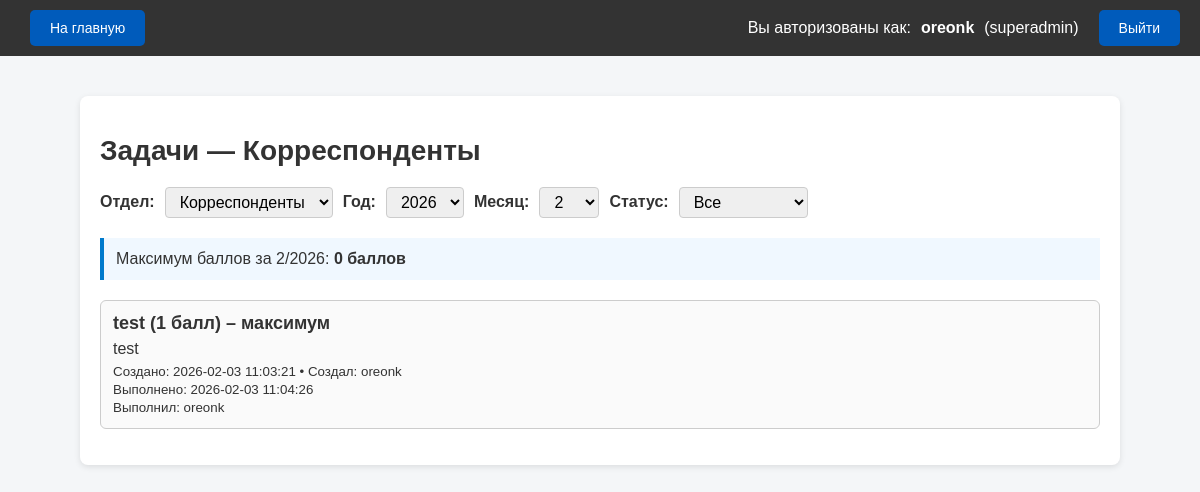
The app's page /tasks (signed in) with its own data.
### tables this page shows
CREATE TABLE users (
            id INTEGER PRIMARY KEY AUTOINCREMENT,
            username TEXT NOT NULL,
            token TEXT UNIQUE NOT NULL,
            department TEXT NOT NULL,
            password_hash TEXT NOT NULL,
            role TEXT NOT NULL DEFAULT 'user'
        );

CREATE TABLE tasks (
        id INTEGER PRIMARY KEY AUTOINCREMENT,
        title TEXT NOT NULL,
        description TEXT,
        points INTEGER NOT NULL DEFAULT 0,
        department TEXT NOT NULL,
        assigned_by INTEGER NOT NULL,
        created_at TEXT NOT NULL,
        taken_by INTEGER,
        taken_at TEXT,
        completed_at TEXT,
        adjust_comment TEXT,
        FOREIGN KEY (assigned_by) REFERENCES users (id),
        FOREIGN KEY (taken_by) REFERENCES users (id)
        );

### main.py (the view)
@app.get("/tasks", response_class=HTMLResponse)
def list_tasks(
    request: Request,
    user=Depends(get_current_user),
    department: Optional[str] = None,
    year: Optional[int] = None,
    month: Optional[int] = None,
    status: Optional[str] = None
):
    conn = sqlite3.connect(DB_PATH)
    c = conn.cursor()
    departments = []
    if user["role"] == "superadmin":
        c.execute("SELECT DISTINCT department FROM users ORDER BY department")
        departments = [r[0] for r in c.fetchall()]
        if department not in departments:
            department = departments[0] if departments else None
    else:
        department = user["department"]
    now = datetime.now()
    year = year or now.year
    month = month or now.month
    ym = f"{year:04d}-{month:02d}"
    query = """
        SELECT t.id, t.title, t.description, t.points, t.adjust_comment,
               t.created_at, t.taken_by, t.taken_at, t.completed_at,
               creator.username as creator_username,
               taker.username   as taken_by_username
        FROM tasks t
        JOIN users creator ON t.assigned_by = creator.id
        LEFT JOIN users taker ON t.taken_by = taker.id
        WHERE t.department = ?
          AND strftime('%Y-%m', t.created_at) = ?
    """
    params = [department, ym]
    if user["role"] == "user":
        if not status:
            query += " AND (t.taken_by IS NULL OR t.taken_by = ?)"
            params.append(user["id"])
    if status == "free":
        query += " AND t.taken_by IS NULL"
    elif status == "taken":
        query += " AND t.taken_by = ?"
        params.append(user["id"])
    elif status == "reviewed":
        query += " AND t.taken_by = ? AND t.adjust_comment IS NOT NULL"
        params.append(user["id"])
    query += " ORDER BY t.created_at DESC"
    c.execute(query, params)
    tasks = []
    for r in c.fetchall():
        tasks.append({
            "id": r[0], "title": r[1], "description": r[2],
            "points": r[3], "adjust_comment": r[4],
            "created_at": r[5], "taken_by": r[6],
            "taken_at": r[7], "completed_at": r[8],
            "creator_username": r[9], "taken_by_username": r[10]
        })
    conn.close()
    total_points = sum(t["points"] for t in tasks
                       if t["adjust_comment"] and t["completed_at"]
                       and t["completed_at"].startswith(f"{year:04d}-{month:02d}"))
    plural_points = pluralize_points(total_points)
    return templates.TemplateResponse("tasks.html", {
        "request": request,
        "user": user,
        "departments": departments,
        "selected_department": department,
        "year": year, "month": month, "status": status,
        "tasks": tasks,
        "total_points": total_points,
        "plural_points": plural_points,
        "pluralize_points": pluralize_points
    })

### templates/tasks.html (shortened to what this page needs)
<!DOCTYPE html>
<html lang="ru">
	<head>
		<link rel="stylesheet" href="/static/style.css">
	</head>
	<body>
		<div class="top-bar">
			<div class="top-bar-left">
				<a href="/" class="btn">На главную</a>
			</div>
			<div class="top-bar-right">
				Вы авторизованы как: <strong>{{ user.username }}</strong> ({{ user.role }})
				<a href="/logout" class="btn">Выйти</a>
			</div>
		</div>
		<div class="container">
			<h1>Задачи — {{ selected_department }}</h1>
			<form method="get" class="form-inline">
				{% if user.role == "superadmin" %}
					<label for="department">Отдел:</label>
					<select id="department" name="department" onchange="this.form.submit()">
						{% for d in departments %}
							<option value="{{ d }}" {% if selected_department == d %}selected{% endif %}>{{ d }}</option>
						{% endfor %}
					</select>
				{% endif %}
				<label for="year">Год:</label>
				<select id="year" name="year" onchange="this.form.submit()">
					{% for y in range(2023, 2031) %}
						<option value="{{ y }}" {% if year == y %}selected{% endif %}>{{ y }}</option>
					{% endfor %}
				</select>
				<label for="month">Месяц:</label>
				<select id="month" name="month" onchange="this.form.submit()">
					{% for m in range(1, 13) %}
						<option value="{{ m }}" {% if month == m %}selected{% endif %}>{{ m }}</option>
					{% endfor %}
				</select>
				<label for="status">Статус:</label>
				<select id="status" name="status" onchange="this.form.submit()">
					<option value="" {% if not status %}selected{% endif %}>Все</option>
				</select>
			</form>
			{% if status == 'reviewed' %}
				<div class="points-summary">
					Вам начислено за {{ month }}/{{ year }}: <strong>{{ total_points }} {{ plural_points }}</strong>
				</div>
			{% elif status != 'free' %}
				<div class="points-summary">
					Максимум баллов за {{ month }}/{{ year }}: <strong>{{ total_points }} {{ plural_points }}</strong>
				</div>
			{% endif %}
			{% if tasks %}
				<ul class="task-list">
					{% for task in tasks %}
						<li class="{% if task.adjust_comment %}task-completed{% endif %}">
							<h3>
								{{ task.title }} ({{ task.points }} {{ pluralize_points(task.points) }})
								{% if status == 'reviewed' %}
									– начислено
								{% else %}
									– максимум
								{% endif %}
							</h3>
							<p>{{ task.description }}</p>
							<small>Создано: {{ task.created_at }} • Создал: {{ task.creator_username }}</small><br>
							{% if task.completed_at %}
								<small>Выполнено: {{ task.completed_at }}</small><br>
								<small>Выполнил: {{ task.taken_by_username }}</small><br>
							{% elif task.taken_by is none %}
								<form method="post" action="/tasks/take/{{ task.id }}" style="display:inline;">
									<button type="submit" class="btn btn-small">Взять</button>
								</form>
							{% else %}
								<small>Задачу взял: {{ task.taken_by_username }} ({{ task.taken_at }})</small>
							{% endif %}
						</li>
					{% endfor %}
				</ul>
			{% else %}
				<p>Нет доступных задач за выбранный месяц.</p>
			{% endif %}
		</div>
	</body>
</html>

### static/style.css (style rules this page uses)
li { list-style-type: none; }
ul { padding-left: 0; }
body { font-family: Arial, sans-serif; background-color: #f4f6f8; margin: 0; padding: 0; color: #333; }
h1 { font-size: 28px; margin-bottom: 20px; }
h3 { font-size: 18px; margin-top: 20px; }
.container { max-width: 1000px; margin: 40px auto; padding: 20px; background-color: #fff; box-shadow: 0 2px 6px rgba(0, 0, 0, 0.1); border-radius: 8px; }
.top-bar { display: flex; justify-content: space-between; align-items: center; background: #333; color: white; padding: 10px 20px; }
.top-bar-left, .top-bar-right { display: flex; align-items: center; gap: 10px; }
.top-bar .btn { margin-left: 10px; }
.btn { display: inline-block; padding: 10px 20px; background: #005bbb; color: white; text-decoration: none; border: none; border-radius: 5px; font-size: 14px; cursor: pointer; transition: background-color 0.2s; }
.task-list { list-style: none; padding: 0; }
.task-list li { border: 1px solid #ccc; border-radius: 6px; padding: 12px; margin-bottom: 12px; background: #fafafa; }
.task-list h3 { margin: 0 0 6px; }
.task-list p { margin: 4px 0; }
.form-inline { display: flex; align-items: center; gap: 10px; margin-bottom: 20px; }
.form-inline label { font-weight: bold; }
.form-inline select { padding: 5px 10px; font-size: 16px; border: 1px solid #ccc; border-radius: 4px; }
.points-summary { background: #f0f8ff; padding: 12px; border-left: 4px solid #007acc; margin-bottom: 20px; }

### records on screen
users: username "oreonk"
tasks: title "test", points "1", points "балл", description "test", created_at "2026-02-03 11:03:21", creator_username "oreonk", completed_at "2026-02-03 11:04:26", taken_by_username "oreonk"

### other values on screen
{{ user.role }} "superadmin"
{{ selected_department }} "Корреспонденты"
{{ month }} "2"
{{ year }} "2026"
{{ total_points }} "0"
{{ plural_points }} "баллов"
form field department "Корреспонденты"
form field year "2026"
form field month "2"
